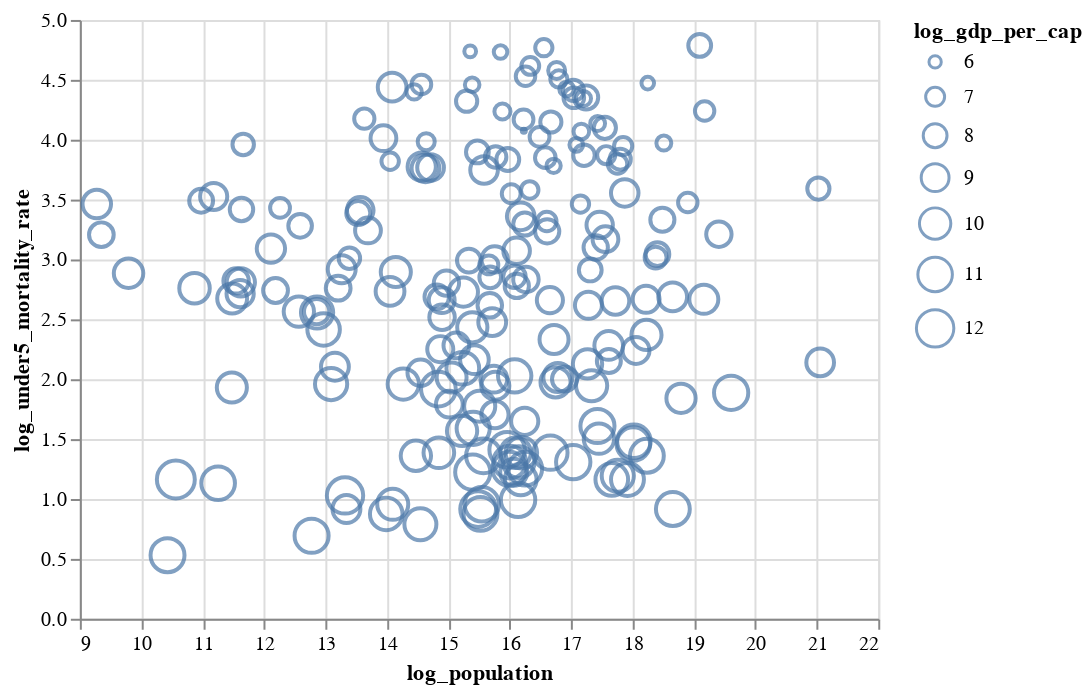

This figure's notebook cell:
### Code cell
world["log_population"] = np.log(world["Population, total"])
alt.Chart(world).mark_point().encode(
    x=alt.X("log_population", scale=alt.Scale(zero=False)),
    y="log_under5_mortality_rate",
    size=alt.Size("log_gdp_per_cap", scale=alt.Scale(zero=False)),
)

### Figure 1 — Vega-Lite specification as saved in the notebook (floating-point values rounded to 4 significant figures; data arrays with more than 128 entries replaced by an {"elided": "..."} marker saying what was removed)
{"config": {"view": {"continuousWidth": 400, "continuousHeight": 300}}, "data": {"name": "data-a7ac770301c72c0bfa1b6e02a9d7b67e"}, "mark": "point", "encoding": {"size": {"field": "log_gdp_per_cap", "scale": {"zero": false}, "type": "quantitative"}, "x": {"field": "log_population", "scale": {"zero": false}, "type": "quantitative"}, "y": {"field": "log_under5_mortality_rate", "type": "quantitative"}}, "$schema": "https://vega.github.io/schema/vega-lite/v4.17.0.json", "datasets": {"data-a7ac770301c72c0bfa1b6e02a9d7b67e": {"elided": "217 records"}}}
